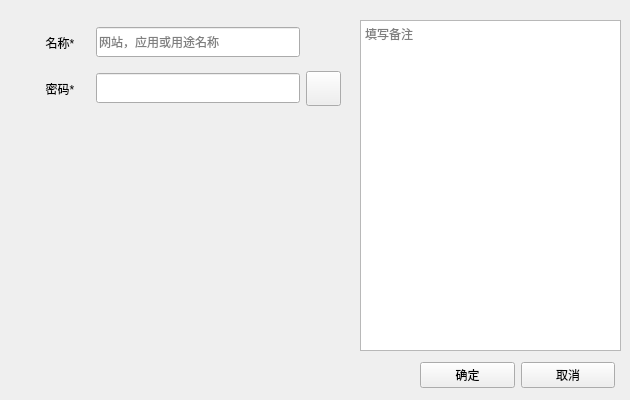
   <widget class="QWidget" name="other">
    <attribute name="title">
     <string>其他密码</string>
    </attribute>
    <widget class="QWidget" name="layoutWidget_8">
     <property name="geometry">
      <rect>
       <x>30</x>
       <y>20</y>
       <width>311</width>
       <height>91</height>
      </rect>
     </property>
     <layout class="QVBoxLayout" name="verticalLayout_6">
      <item>
       <layout class="QHBoxLayout" name="horizontalLayout_20">
        <item>
         <widget class="QLabel" name="other_nameLabel">
          <property name="minimumSize">
           <size>
            <width>60</width>
            <height>0</height>
           </size>
          </property>
          <property name="text">
           <string>名称*</string>
          </property>
          <property name="alignment">
           <set>Qt::AlignCenter</set>
          </property>
         </widget>
        </item>
        <item>
         <widget class="QLineEdit" name="other_name">
          <property name="minimumSize">
           <size>
            <width>0</width>
            <height>30</height>
           </size>
          </property>
          <property name="placeholderText">
           <string>网站，应用或用途名称</string>
          </property>
         </widget>
        </item>
        <item>
         <widget class="QPushButton" name="space_6">
          <property name="minimumSize">
           <size>
            <width>35</width>
            <height>35</height>
           </size>
          </property>
          <property name="maximumSize">
           <size>
            <width>35</width>
            <height>35</height>
           </size>
          </property>
          <property name="styleSheet">
           <string notr="true">border:0px;background-color:transparent</string>
          </property>
          <property name="text">
           <string/>
          </property>
         </widget>
        </item>
       </layout>
      </item>
      <item>
       <layout class="QHBoxLayout" name="horizontalLayout_22">
        <item>
         <widget class="QLabel" name="other_passwordLabel">
          <property name="minimumSize">
           <size>
            <width>60</width>
            <height>0</height>
           </size>
          </property>
          <property name="text">
           <string>密码*</string>
          </property>
          <property name="alignment">
           <set>Qt::AlignCenter</set>
          </property>
         </widget>
        </item>
        <item>
         <widget class="QLineEdit" name="other_password">
          <property name="minimumSize">
           <size>
            <width>0</width>
            <height>30</height>
           </size>
          </property>
         </widget>
        </item>
        <item>
         <widget class="QPushButton" name="other_passwordJudge">
          <property name="minimumSize">
           <size>
            <width>35</width>
            <height>35</height>
           </size>
          </property>
          <property name="maximumSize">
           <size>
            <width>35</width>
            <height>35</height>
           </size>
          </property>
          <property name="text">
           <string/>
          </property>
         </widget>
        </item>
       </layout>
      </item>
     </layout>
    </widget>
    <widget class="QWidget" name="layoutWidget_9">
     <property name="geometry">
      <rect>
       <x>420</x>
       <y>360</y>
       <width>195</width>
       <height>31</height>
      </rect>
     </property>
     <layout class="QHBoxLayout" name="horizontalLayout_29">
      <item>
       <widget class="QPushButton" name="other_yes">
        <property name="text">
         <string>确定</string>
        </property>
       </widget>
      </item>
      <item>
       <widget class="QPushButton" name="other_no">
        <property name="text">
         <string>取消</string>
        </property>
       </widget>
      </item>
     </layout>
    </widget>
    <widget class="QTextEdit" name="other_remark">
     <property name="geometry">
      <rect>
       <x>360</x>
       <y>20</y>
       <width>261</width>
       <height>331</height>
      </rect>
     </property>
     <property name="placeholderText">
      <string>填写备注</string>
     </property>
    </widget>
   </widget>
